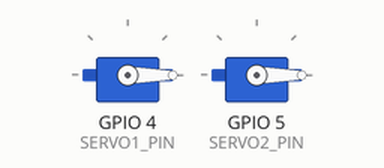
Recording of a sketch running on a simulated ESP32. On the bench: 2 × servo. What the sketch prints to the serial monitor is not drawn.

Above: at 0.05 s.
At 1.75 s:
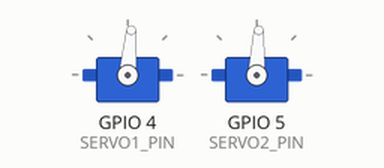
At 3.5 s:
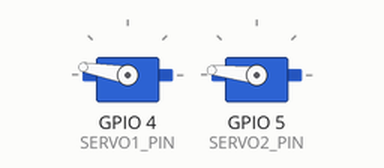
At 7.0 s:
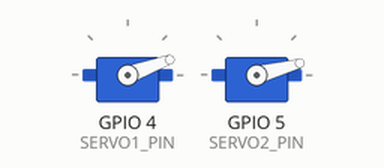
Timing chart, 0 to 9.6 s (numbered marks = the images above):
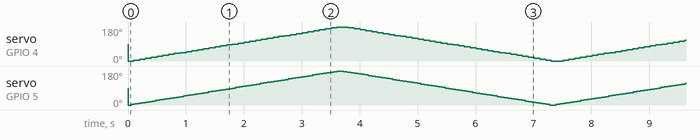

The sketch:

Servo.ino
```cpp
#include <Arduino.h>
#include <ESP32Servo.h>

#define SERVO1_PIN 4   // Servo pertama (Core 0)
#define SERVO2_PIN 5   // Servo kedua (Core 1)

Servo servo1;
Servo servo2;

void taskServo1(void *pvParameters);
void taskServo2(void *pvParameters);

void setup() {
  Serial.begin(115200);
  servo1.attach(SERVO1_PIN);
  servo2.attach(SERVO2_PIN);

  xTaskCreatePinnedToCore(taskServo1, "Servo1_Task", 4096, NULL, 1, NULL, 0);
  xTaskCreatePinnedToCore(taskServo2, "Servo2_Task", 4096, NULL, 1, NULL, 1);
}

void loop() {}

void taskServo1(void *pvParameters) {
  for (;;) {
    for (int pos = 0; pos <= 180; pos += 5) {
      servo1.write(pos);
      Serial.printf("[Core0] Servo1 → %d°\n", pos);
      vTaskDelay(100 / portTICK_PERIOD_MS);
    }
    for (int pos = 180; pos >= 0; pos -= 5) {
      servo1.write(pos);
      Serial.printf("[Core0] Servo1 → %d°\n", pos);
      vTaskDelay(100 / portTICK_PERIOD_MS);
    }
  }
}

void taskServo2(void *pvParameters) {
  for (;;) {
    for (int pos = 0; pos <= 180; pos += 3) {
      servo2.write(pos);
      Serial.printf("[Core1] Servo2 → %d°\n", pos);
      vTaskDelay(60 / portTICK_PERIOD_MS);
    }
    for (int pos = 180; pos >= 0; pos -= 3) {
      servo2.write(pos);
      Serial.printf("[Core1] Servo2 → %d°\n", pos);
      vTaskDelay(60 / portTICK_PERIOD_MS);
    }
  }
}
```
